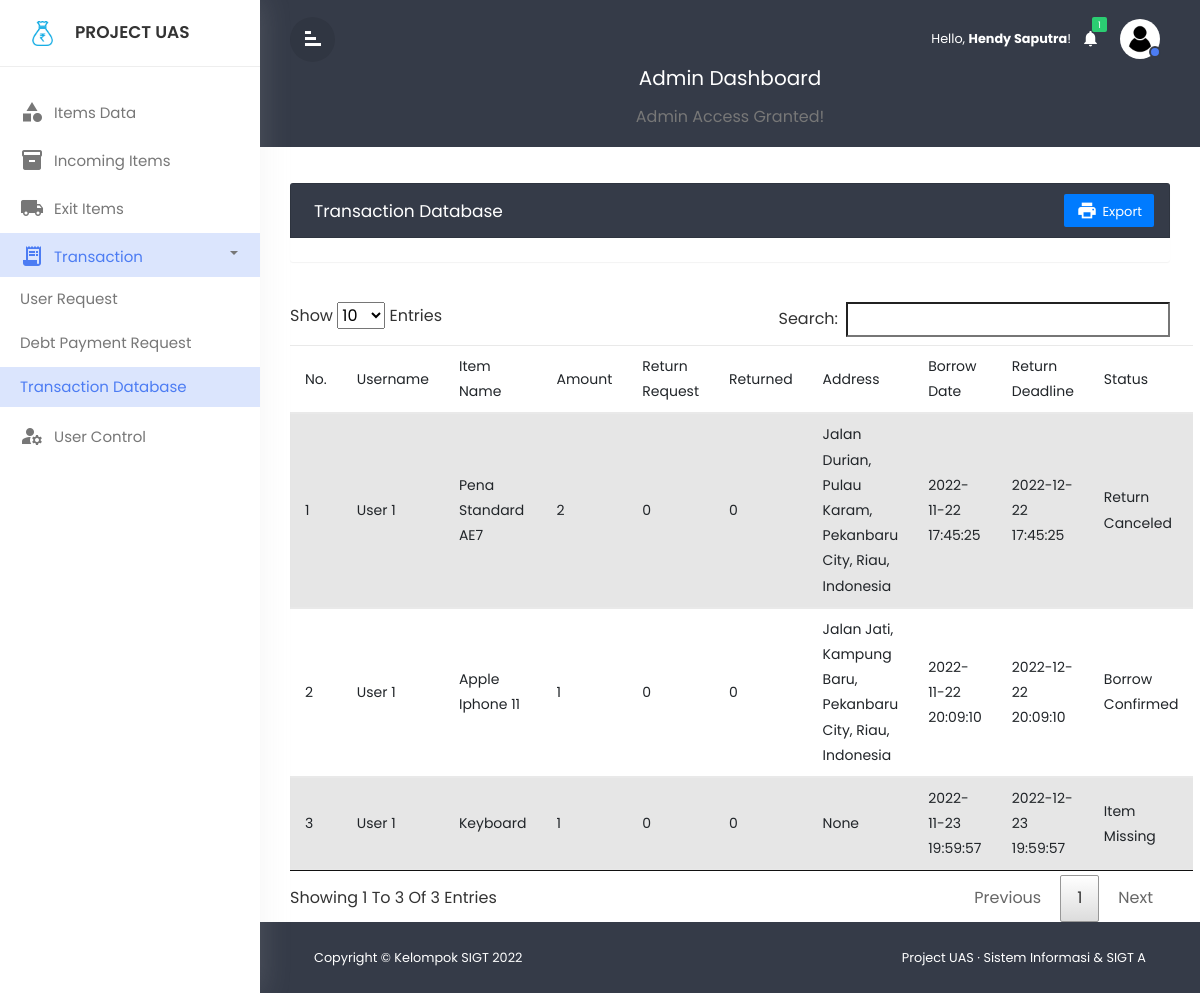
The app's page /admin/trdatabase.php (signed in) with its own data.
### tables this page shows
CREATE TABLE `transaction` (
  `idtr` int(11) NOT NULL,
  `iduser` int(11) NOT NULL,
  `itemid` int(11) NOT NULL,
  `borrowqty` int(11) NOT NULL,
  `req` int(11) NOT NULL DEFAULT 0,
  `returned` int(11) NOT NULL DEFAULT 0,
  `borrowdate` datetime NOT NULL,
  `borrowdeadline` datetime NOT NULL,
  `status` int(2) NOT NULL,
  `debtdate` datetime NOT NULL,
  `warehouselat` varchar(200) NOT NULL,
  `courierlat` varchar(200) NOT NULL,
  `courierlon` varchar(200) NOT NULL,
  `warehouselon` varchar(200) NOT NULL,
  `address` varchar(200) NOT NULL,
  `courierid` int(11) NOT NULL,
  `receivername` varchar(100) NOT NULL
);

CREATE TABLE `user` (
  `iduser` int(11) NOT NULL,
  `username` varchar(50) NOT NULL,
  `email` varchar(50) NOT NULL,
  `password` varchar(50) NOT NULL,
  `role` int(1) NOT NULL DEFAULT 0,
  `image` varchar(99) DEFAULT NULL,
  `loan` int(11) NOT NULL DEFAULT 0
);

CREATE TABLE `item` (
  `itemid` int(11) NOT NULL,
  `itemname` varchar(50) NOT NULL,
  `itemdesc` varchar(50) NOT NULL,
  `itemava` int(11) NOT NULL,
  `itemtotal` int(11) NOT NULL,
  `itemprice` int(50) NOT NULL
);

### admin/trdatabase.php (the view, shortened to what this page needs)
<?php
    require '../function.php';
?>
<!DOCTYPE html>
<html lang="en">
<head>
    <link href="../css/styles.css" rel="stylesheet"/>
    <link type="text/css" href="../css/dataTables.checkboxes.css" rel="stylesheet"/>
	<link type="text/css" href="../css/datatables.min.css" rel="stylesheet"/>
    <link rel="stylesheet" href="../css/bootstrap.min.css">
    <link href="../css/custom.css" rel="stylesheet"/>
</head>
<body>
    <div class="wrapper">
        <div id="sidebar">
	        <div class="sidebar-header">
		        <h3><img src="../img/logo.png" class="img-fluid"/><span>Project UAS</span></h3>
		    </div>
            <ul class="list-unstyled component m-0">
		        <li>
		            <a href="adminhome.php" class="dashboard"><i class="material-icons">category</i>Items Data </a>
		        </li>
                <li>
		            <a href="incomingitem.php"><i class="material-icons">inventory_2</i>Incoming Items</a>
		        </li>
                <li>
		            <a href="exititem.php"><i class="material-icons">local_shipping</i>Exit Items</a>
		        </li>
                <li class="dropdown active">
		            <a href="#homeSubmenu1" data-toggle="collapse" aria-expanded="false" class="dropdown-toggle"><i class="material-icons">receipt_long</i>Transaction</a>
                    <ul class="show list-unstyled menu" id="homeSubmenu1">
		                <li><a href="requser.php">User Request</a></li>
                        <li><a href="debtreq.php">Debt Payment Request</a></li>
			            <li class="active"><a href="#">Transaction Database</a></li>
		            </ul>
		        </li>
                <li>
		            <a href="usercontrol.php"><i class="material-icons">manage_accounts</i>User Control</a>
		        </li>
            </ul>
        </div>
        <div id="content">
		    <div class="top-navbar">
		        <div class="xd-topbar">
			        <div class="row">
				        <div class="col-2 col-md-1 col-lg-1 order-2 order-md-1 align-self-center">
					        <div class="xp-menubar"><span class="material-icons text-white">signal_cellular_alt</span></div>
					    </div>
					<div class="col-md-5 col-lg-3 order-3 order-md-2">
					</div>
					<div class="col-10 col-md-6 col-lg-8 order-1 order-md-3">
					    <div class="xp-profilebar text-right">
						    <nav class="navbar p-0">
                                <ul class="nav navbar-nav flex-row ml-auto">
                                    <li class="d-flex align-content-center flex-wrap"><small>Hello, <b><?=$_SESSION['username'];?></b>!</small></li>
							        <li class="dropdown nav-item">
                                        <?php
                                            $getemptyitem = mysqli_query($conn, "SELECT * FROM item WHERE itemtotal < 1");
                                            $rowCount = mysqli_num_rows($getemptyitem);
                                            $gettr = mysqli_query($conn, "SELECT * FROM transaction WHERE status = 1 OR status = 4 OR status = 6 OR status = 12");
                                            $tr = mysqli_num_rows($gettr);
                                            $getdb = mysqli_query($conn, "SELECT * FROM debt WHERE debtstatus = 2");
                                            $db = mysqli_num_rows($getdb);
                                        ?>
							            <a class="nav-link" href="#" data-toggle="dropdown"><span class="material-icons">notifications</span><span class="notification"><?=$rowCount+$tr+$db;?></span></a>
							        </li>
							        <li class="dropdown nav-item">
							            <a class="nav-link" href="#" data-toggle="dropdown"><img src="../img/<?=$_SESSION['image']?>" style="width:40px; border-radius:50%;"/><span class="xp-user-live"></span></a>
                                    </li>
                                </ul>
                            </nav>
                        </div>
                    </div>
                    </div>
                    <div class="xp-breadcrumbbar text-center">
				        <h4 class="page-title">Admin Dashboard</h4>
					    <ol class="breadcrumb">
					        <li class="breadcrumb-item"><a href="#">Admin access granted!</a></li>
					    </ol>
				    </div>
                </div>
		    </div>
		    <div class="main-content">
			    <div class="row">
			        <div class="col-md-12">
				        <div class="table-wrapper">
				            <div class="table-title card mb-4">
				                <div class="row">
					                <div class="col-sm-6 p-0 flex justify-content-lg-start justify-content-center">
						                <h2 class="ml-lg-2">Transaction Database</h2>
						            </div>
                                    <div class="col-sm-6 p-0 flex justify-content-lg-end justify-content-center">
						                <a href="export.php" target="_blank" class="btn btn-primary"><i class="material-icons">print</i><span>Export</span></a>
                                    </div>
				                </div>
				            </div>
                        </div>
                    </div>
                </div>
                <table id="example" class="table table-striped table-hover">
                    <thead>
                        <tr>
                            <th>No.</th>
                            <th>Username</th>
                            <th>Item Name</th>
                            <th>Amount</th>
                            <th>Return Request</th>
                            <th>Returned</th>
                            <th>Address</th>
                            <th>Borrow Date</th>
                            <th>Return Deadline</th>
                            <th>Status</th>
                        </tr>
                    </thead>
                    <tbody>
                    <?php
                        $getallitem = mysqli_query($conn, "SELECT * FROM transaction t, item i, user u WHERE i.itemid = t.itemid && u.iduser = t.iduser");
                        $i = 1;
                        while ($data = mysqli_fetch_array($getallitem)) {
                            $idtr = $data['idtr'];
                            $username = $data['username'];
                            $itemname = $data['itemname'];
                            $borrowqty = $data['borrowqty'];
                            $req = $data['req'];
                            $returned = $data['returned'];
                            $address = $data['address'];
                            $borrowdate = $data['borrowdate'];
                            $borrowdeadline = $data['borrowdeadline'];
                            $status = $data['status'];
                            ?>
                            <tr id="<?=$idtr;?>">
                            <td><?=$i++;?></td>
                            <td><?=$username;?></td>
                            <td><?=$itemname;?></td>
                            <td><?=$borrowqty;?></td>
                            <td><?=$req;?></td>
                            <td><?=$returned;?></td>
                            <td><?php if (empty($address)) {echo 'None';} else {echo $address;}?></td>
                            <td><?=$borrowdate;?></td>
                            <td><?=$borrowdeadline;?></td>
                            <td>
                                <?php
                                    if ($status == 0) {
                                        echo "Canceled";
                                    } else if ($status == 1) {
                                        echo "Waiting for Confirmation";
                                    } else if ($status == 2) {
                                        echo "Borrow Confirmed";
                                    } else if ($status == 3) {
                                        echo "Rejected by Admin";
                                    } else if ($status == 4) {
                                        echo "Return Partially Request";
                                    } else if ($status == 5) {
                                        echo "Return Partially Confirmed";
                                    } else if ($status == 6) {
                                        echo "Return All Request";
                                    } else if ($status == 7) {
                                        echo "Returned";
                                    } else if ($status == 8) {
                                        echo "Rejected by System";
                                    } else if ($status == 9) {
                                        echo "Return Canceled";
                                    } else if ($status == 10) {
                                        echo "Return Rejected by Admin";
                                    } else if ($status == 11) {
                                        echo "Item Missing";
                                    } else if ($status == 12) {
                                        echo "Waiting for Delivery";
                                    } else if ($status == 13) {
                                        echo "Courier On The Way to Location";
                                    } else {
                                        echo "System Error";
                                    }
                                ?>
                            </td>
                        </tr>
                        <?php
                            };
                        ?>
                    </tbody>
                </table>
            </div>
            <footer class="py-4 mt-auto">
                <div class="container-fluid px-4">
                    <div class="d-flex align-items-center justify-content-between small">
                        <div>Copyright &copy; Kelompok SIGT 2022</div>
                        <div>Project UAS &middot; Sistem Informasi &amp; SIGT A</div>
                    </div>
                </div>
            </footer>
        </div>
    </div>
</body>
</html>

### records on screen
transaction: iduser.username "User 1", itemid.itemname "Pena Standard AE7", borrowqty "2", req "0", returned "0", address "Jalan Durian, Pulau Karam, Pekanbaru City, Riau, Indonesia", borrowdate "2022-11-22 17:45:25", borrowdeadline "2022-12-22 17:45:25", status "Return Canceled"
transaction: iduser.username "User 1", itemid.itemname "Apple Iphone 11", borrowqty "1", req "0", returned "0", address "Jalan Jati, Kampung Baru, Pekanbaru City, Riau, Indonesia", borrowdate "2022-11-22 20:09:10", borrowdeadline "2022-12-22 20:09:10", status "Borrow Confirmed"
transaction: iduser.username "User 1", itemid.itemname "Keyboard", borrowqty "1", req "0", returned "0", shows "None", borrowdate "2022-11-23 19:59:57", borrowdeadline "2022-12-23 19:59:57", status "Item Missing"

### other values on screen
$_SESSION['username'] "Hendy Saputra"
$rowCount+$tr+$db "1"
